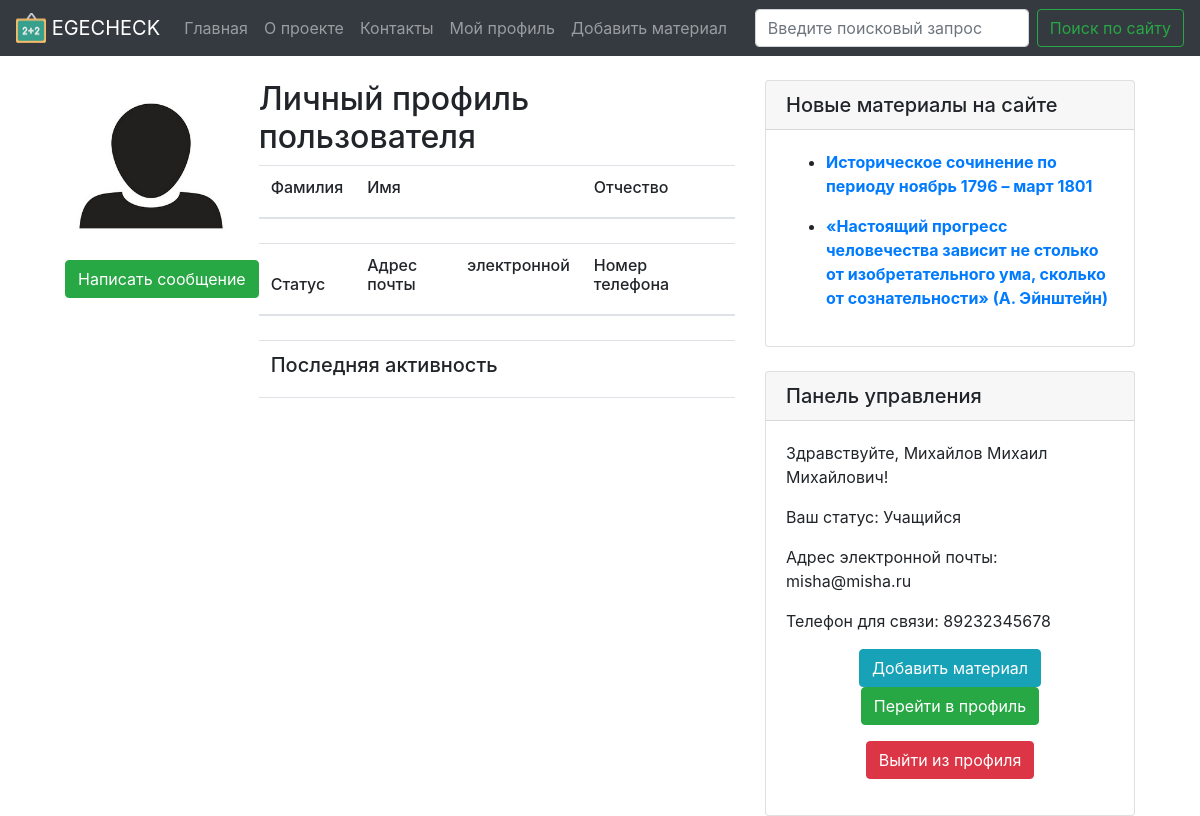
The page /profile/milovankoshevich4 (signed in) on the database as committed earlier.
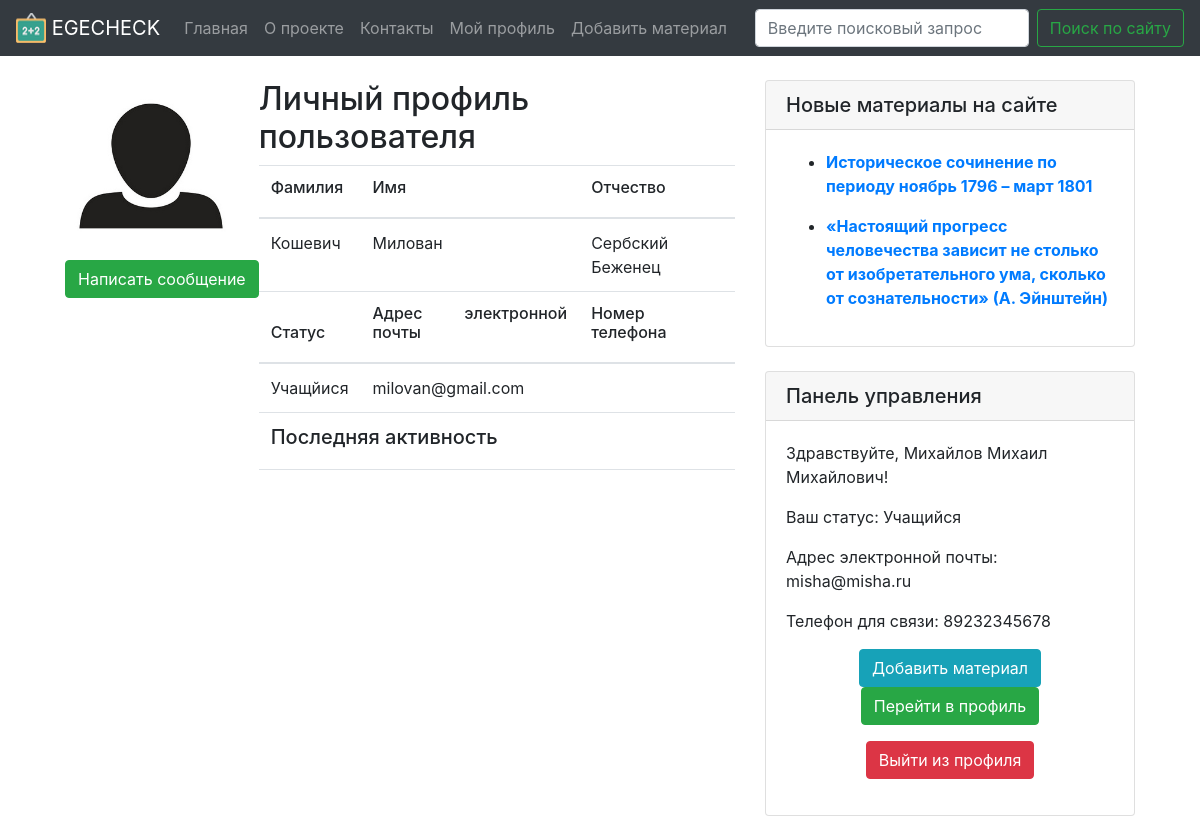
The same page on the database as committed later.
### models.py (models this page shows)
class Posts(Model):
    class Meta:
        database = db
        table_name = "posts"
    title = CharField()
    category = CharField()
    content = TextField()
    author = ForeignKeyField(Users, backref='posts_author')
    create_date = DateTimeField()
    is_published = BooleanField(default=True)

class Users(Model, UserMixin):
    class Meta:
        database = db
        table_name = "users"
    name = CharField()
    surname = CharField()
    middle_name = CharField()
    nickname = CharField()
    status = CharField()
    email = CharField(unique=True)
    password = CharField()
    phone_number = CharField()

### routes.py (the view)
@app.route('/profile/<nickname>', methods=['GET', 'POST'])
@login_required
def profile(nickname):
    user_surname = ''
    user_id = 0
    student_post_count = 0
    all_count = 0
    user_middle_name = ''
    user_name = ''
    user_nickname = ''
    user_status = ''
    user_email = ''
    user_phone = ''
    student_post_list = ''
    expert_comments_h = ''
    expert_comments_s = ''
    g.user = current_user.get_id()
    all_users = Users.select().where(Users.nickname == nickname)
    form = MessageForm()
    for p_user in all_users:
        user_id = p_user.id
        user_name = p_user.name
        user_surname = p_user.surname
        user_middle_name = p_user.middle_name
        user_nickname = p_user.nickname
        user_status = p_user.status
        user_email = p_user.email
        user_phone = p_user.phone_number
    notification_list = Notification.select().join(Users, on=Notification.recipient).where(
        Notification.recipient == g.user).order_by(Notification.date.desc())
    notification_count = Notification.select().join(Users, on=Notification.recipient).where(
        Notification.recipient == g.user).count()
    message_list = Messages.select().join(Users, on=Messages.recipient).where(
        Messages.recipient == g.user).order_by(Messages.date.desc())
    message_count = Messages.select().join(Users, on=Messages.recipient).where(
        Messages.recipient == g.user).count()
    for student in all_users:
        if student.status == 'Учащийся':
            student_post_list = Posts.select().join(Users).where(Users.nickname == nickname)
            student_post_count = Posts.select().join(Users).where(Users.nickname == nickname).count()
    for expert in all_users:
        if expert.status == 'Педагог' or expert.status == 'Эксперт' or expert.status == 'Репетитор':
            expert_comments_h = CommentsH.select().join(Posts).where(CommentsH.post_id == Posts.id)
            expert_comments_s = CommentsS.select().join(Posts).where(CommentsS.post_id == Posts.id)
            expert_comments_h_count = CommentsH.select().join(Posts).where(CommentsH.post_id == Posts.id).count()
            expert_comments_s_count = CommentsS.select().join(Posts).where(CommentsS.post_id == Posts.id).count()
            all_count = expert_comments_h_count + expert_comments_s_count
    if request.method == "POST" and form.validate_on_submit():
        theme = form.theme.data
        message = form.message.data
        Messages.create(theme=theme, message=message, sender=g.user, recipient=user_id,
                        date=datetime.today())
        return redirect(request.url)
    if user_id == g.user:
        return render_template('my_profile.html', user_surname=user_surname,
                               user_middle_name=user_middle_name, user_name=user_name, user_nickname=user_nickname,
                               user_status=user_status, user_email=user_email, user_phone=user_phone,
                               notification_list=notification_list, student_post_list=student_post_list,
                               expert_comments_h=expert_comments_h, expert_comments_s=expert_comments_s,
                               message_list=message_list, message_count=message_count,
                               notification_count=notification_count, student_post_count=student_post_count,
                               all_count=all_count)
    else:
        return render_template('user.html', user_surname=user_surname,
                               user_middle_name=user_middle_name, user_name=user_name, user_nickname=user_nickname,
                               user_status=user_status, user_email=user_email, user_phone=user_phone,
                               notification_list=notification_list, student_post_list=student_post_list,
                               expert_comments_h=expert_comments_h, expert_comments_s=expert_comments_s, form=form)

### forms.py
class MessageForm(FlaskForm):
    theme = StringField('Тема сообщения', validators=[Required()])
    message = TextAreaField('Текст сообщения')
    submit = SubmitField('Отправить сообщение')

### app.py (called while the page is built)
@login_manager.user_loader
def load_user(user_id):
    return Users.get(Users.id == user_id)

@app.context_processor
def sidebar():
    last_posts = Posts.select().order_by(Posts.create_date.desc()).limit(5)
    return dict(last_posts=last_posts)

@app.context_processor
def need_info():
    u_status = ''
    u_id = 0
    u_name = ''
    u_surname = ''
    u_middle_name = ''
    u_nickname = ''
    g.user = current_user.get_id()
    user_info = Users.select().where(Users.id == g.user)
    for now_user in user_info:
        u_status = now_user.status
        u_id = now_user.id
    all_users = Users.select()
    for i in all_users:
        u_name = i.name
        u_surname = i.surname
        u_middle_name = i.middle_name
        u_nickname = i.nickname
    return dict(u_status=u_status, u_id=u_id, all_users=all_users, u_name=u_name, u_surname=u_surname,
                u_middle_name=u_middle_name, u_nickname=u_nickname)

### templates/user.html (shortened to what this page needs)
{% extends "base.html" %}
{% import 'bootstrap/wtf.html' as wtf %}
{% block content %}
<div class="container-fluid">
  <div class="row align-items-start justify-content-center">
  <div class="col-7">
    <div class="media">
  <figure class="figure">
  <img src="{{ url_for('static', filename='user_icon.jpg') }}" class="figure-img img-fluid rounded" width="172" height="172" alt="A generic square placeholder image with rounded corners in a figure.">
  <figcaption class="figure-caption text-center"><button type="button" class="btn btn-success" data-toggle="modal" data-target="#MessageForm">Написать сообщение</button></figcaption>
</figure>
  <div class="media-body">
    <h2 class="mt-0">Личный профиль пользователя</h2>
    <table class="table table-borderless text-justify">
        <thead>
    <tr>
      <th scope="col"><h6>Фамилия</h6></th>
      <th scope="col"><h6>Имя</h6></th>
      <th scope="col"><h6>Отчество</h6></th>
    </tr>
    <tr>
      <td>{{user_surname}}</td>
      <td>{{user_name}}</td>
      <td>{{user_middle_name}}</td>
    </tr>
    <tr>
      <th scope="col"><h6>Статус</h6></th>
      <th scope="col"><h6>Адрес электронной почты</h6></th>
      <th scope="col"><h6>Номер телефона</h6></th>
    </tr>
  </thead>
  <tbody>
    <tr>
      <td>{{user_status}}</td>
      <td>{{user_email}}</td>
      <td>{{user_phone}}</td>
    </tr>
    <tr>
        <th colspan="6"><h5>Последняя активность</h5></th>
    </tr>
    <tr>
        <td colspan="6">
        </td>
    </tr>
</tbody>
    </table>
  </div>
</div>
  </div>
{% endblock %}

### templates/base.html (shortened to what this page needs)
<!DOCTYPE html>
<html lang="ru">
<head>
  <link rel="stylesheet" href="https://maxcdn.bootstrapcdn.com/bootstrap/4.0.0/css/bootstrap.min.css">
  <link href="https://maxcdn.bootstrapcdn.com/font-awesome/4.3.0/css/font-awesome.min.css" rel="stylesheet">
</head>
<body>
<nav class="navbar sticky-top navbar-expand-lg navbar-dark bg-dark">
  <a class="navbar-brand" href="{{url_for('index')}}">
    <img src="{{ url_for('static', filename='icon_logo.png') }}" width="30" height="30" class="d-inline-block align-top" alt="">
    EGECHECK
  </a>
  <div class="collapse navbar-collapse" id="navbarSupportedContent">
    <ul class="navbar-nav mr-auto">
      {% if current_user.is_authenticated %}
      <li class="nav-item">
        <a class="nav-link" href="{{url_for('index')}}">Главная</a>
      </li>
      <li class="nav-item">
        <a class="nav-link" href="{{url_for('about')}}">О проекте</a>
      </li>
      <li class="nav-item">
        <a class="nav-link" href="{{url_for('contacts')}}">Контакты</a>
      </li>
      <li class="nav-item">
        <a class="nav-link" href="{{url_for('profile', nickname=current_user.nickname)}}">Мой профиль</a>
      </li>
      {% if current_user.is_authenticated and u_status == 'Учащийся' %}
      <li class="nav-item">
        <a class="nav-link" href="{{url_for('add')}}">Добавить материал</a>
      </li>
      {% endif %}
      {% endif %}
    </ul>
    <form class="form-inline my-2 my-lg-0">
      <input class="form-control mr-sm-2" type="search" placeholder="Введите поисковый запрос" aria-label="Search">
      <button class="btn btn-outline-success my-2 my-sm-0" type="submit">Поиск по сайту</button>
    </form>
  </div>
</nav>
<br/>
  {% block content %} {% endblock %}
  <div class="col-4">
    <div class="card">
  <h5 class="card-header">Новые материалы на сайте</h5>
  <div class="card-body">
    {% for posts in last_posts %}
    <ul>
    {% if posts.category == 'История' %}
    <li><a class="alert-link" href="{{ url_for('post', id=posts.id)}}"><p>Историческое сочинение по периоду {{ posts. title }}</p></a></li>
    {% else %}
    <li><a class="alert-link" href="{{ url_for('post', id=posts.id)}}"><p>{{ posts.title }}</p></a></li>
    {% endif %}
  </ul>
    {% endfor %}
  </div>
</div>
<div class="card">
  <h5 class="card-header">Панель управления</h5>
  {% if current_user.is_authenticated %}
  <div class="card-body">
<p>Здравствуйте, {{ current_user.surname }} {{ current_user.name }} {{ current_user.middle_name }}!</p>
<p>Ваш статус: {{ current_user.status }}</p>
<p>Адрес электронной почты: {{ current_user.email }}</p>
<p>Телефон для связи: {{ current_user.phone_number }}</p>
{% if u_status == 'Учащийся' %}
<p class="text-center"><a class="btn btn-info" href="{{url_for('add')}}">Добавить материал</a>
<a class="btn btn-success" href="{{url_for('profile', nickname=current_user.nickname)}}">Перейти в профиль</a></p>
<p class="text-center"><a class="btn btn-danger" href="{{ url_for('logout') }}">Выйти из профиля</a></p>
{% else %}
<p class="text-center"><a class="btn btn-success" href="{{url_for('profile', nickname=current_user.nickname)}}">Перейти в  мой профиль</a> <a class="btn btn-danger" href="{{ url_for('logout') }}">Выйти из профиля</a></p>
{% endif %}
  </div>
  {% endif %}
</div>
  </div>
</div>
</div>
</body>
</html>

Rows that differ between the two databases and show on the page:
added Users: surname "Кошевич", name "Милован", middle_name "Сербский Беженец", status "Учащйися", email "milovan@gmail.com"
